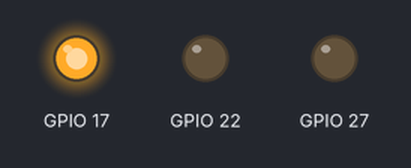
Bench run of a program on a simulated Raspberry Pi (BCM pin numbers). Parts: output pins drawn as LEDs (lit = HIGH). What the program prints to the terminal is not drawn. At 7.5 s the program stops and its outputs stay as they are.

Above: at 0.1 s.
At 0.6 s:
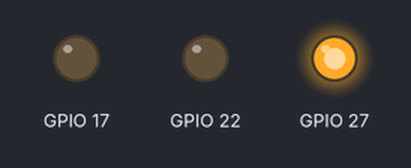
At 1.1 s:
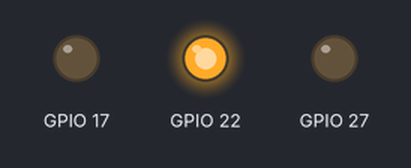
At 2.1 s:
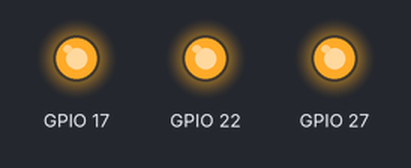
At 5.8 s:
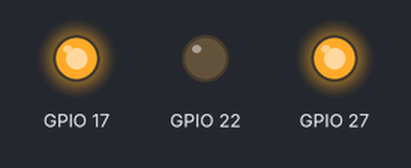
At 7.5 s:
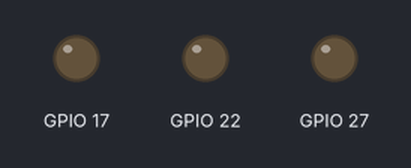
Timing chart, 0 to 9.0 s (numbered marks = the images above):
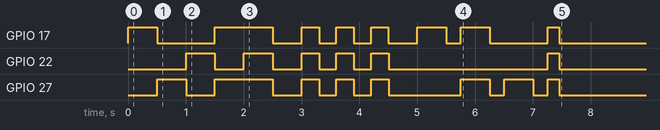

Measured:
- by itself, GPIO 17: LOW → HIGH at 0.00 s, → LOW 0.50 s later, → HIGH 1.0 s later, → LOW 1.0 s later, … (16 changes in this stretch)
- by itself, GPIO 22: LOW → HIGH at 1.0 s, → LOW 0.50 s later, → HIGH 0.50 s later, → LOW 0.50 s later, … (12 changes in this stretch)
- by itself, GPIO 27: LOW → HIGH at 0.50 s, → LOW 0.50 s later, → HIGH 0.50 s later, → LOW 1.0 s later, … (16 changes in this stretch)

The program:

rgb_led_controller.py
```python
"""
RGB LED 제어 모듈
라즈베리파이 GPIO PWM을 사용하여 RGB LED를 제어합니다.
"""
import time
from typing import Tuple, Optional
from dataclasses import dataclass

try:
    import RPi.GPIO as GPIO
    HAS_GPIO = True
except ImportError:
    HAS_GPIO = False
    print("[RGBLEDController] RPi.GPIO 없음. Mock 모드로 동작합니다.")


@dataclass
class RGBColor:
    """RGB 색상 정의"""
    r: int  # 0-255
    g: int  # 0-255
    b: int  # 0-255

    @classmethod
    def RED(cls) -> "RGBColor":
        return cls(255, 0, 0)

    @classmethod
    def GREEN(cls) -> "RGBColor":
        return cls(0, 255, 0)

    @classmethod
    def BLUE(cls) -> "RGBColor":
        return cls(0, 0, 255)

    @classmethod
    def WHITE(cls) -> "RGBColor":
        return cls(255, 255, 255)

    @classmethod
    def YELLOW(cls) -> "RGBColor":
        return cls(255, 255, 0)

    @classmethod
    def CYAN(cls) -> "RGBColor":
        return cls(0, 255, 255)

    @classmethod
    def MAGENTA(cls) -> "RGBColor":
        return cls(255, 0, 255)

    @classmethod
    def ORANGE(cls) -> "RGBColor":
        return cls(255, 165, 0)

    @classmethod
    def OFF(cls) -> "RGBColor":
        return cls(0, 0, 0)


class RGBLEDController:
    """RGB LED 제어 클래스 (PWM 사용)"""

    def __init__(
        self,
        red_pin: int = 17,
        green_pin: int = 27,
        blue_pin: int = 22,
        common_anode: bool = False,
        pwm_frequency: int = 1000
    ) -> None:
        """
        RGB LED 초기화

        Args:
            red_pin: 빨강 GPIO 핀 번호 (BCM)
            green_pin: 초록 GPIO 핀 번호 (BCM)
            blue_pin: 파랑 GPIO 핀 번호 (BCM)
            common_anode: Common Anode 타입이면 True
            pwm_frequency: PWM 주파수 (Hz)
        """
        self.red_pin = red_pin
        self.green_pin = green_pin
        self.blue_pin = blue_pin
        self.common_anode = common_anode
        self.pwm_frequency = pwm_frequency

        self._red_pwm: Optional[object] = None
        self._green_pwm: Optional[object] = None
        self._blue_pwm: Optional[object] = None
        self._initialized: bool = False

    def initialize(self) -> bool:
        """RGB LED 초기화"""
        if self._initialized:
            return True

        if not HAS_GPIO:
            print("[RGBLEDController] Mock 모드 초기화")
            self._initialized = True
            return True

        try:
            GPIO.setmode(GPIO.BCM)
            GPIO.setwarnings(False)

            # 핀 설정
            GPIO.setup(self.red_pin, GPIO.OUT)
            GPIO.setup(self.green_pin, GPIO.OUT)
            GPIO.setup(self.blue_pin, GPIO.OUT)

            # PWM 초기화
            self._red_pwm = GPIO.PWM(self.red_pin, self.pwm_frequency)
            self._green_pwm = GPIO.PWM(self.green_pin, self.pwm_frequency)
            self._blue_pwm = GPIO.PWM(self.blue_pin, self.pwm_frequency)

            # PWM 시작 (duty cycle 0%)
            self._red_pwm.start(0)
            self._green_pwm.start(0)
            self._blue_pwm.start(0)

            self._initialized = True
            print(f"[RGBLEDController] 초기화 완료 (R:{self.red_pin}, G:{self.green_pin}, B:{self.blue_pin})")
            return True

        except Exception as e:
            print(f"[RGBLEDController] 초기화 실패: {e}")
            return False

    def _value_to_duty(self, value: int) -> float:
        """RGB 값(0-255)을 duty cycle(0-100)로 변환"""
        duty = (value / 255) * 100
        if self.common_anode:
            duty = 100 - duty  # Common Anode는 반전
        return duty

    def set_color(self, color: RGBColor) -> None:
        """RGB 색상 설정"""
        if not self._initialized:
            self.initialize()

        if HAS_GPIO and self._red_pwm and self._green_pwm and self._blue_pwm:
            self._red_pwm.ChangeDutyCycle(self._value_to_duty(color.r))
            self._green_pwm.ChangeDutyCycle(self._value_to_duty(color.g))
            self._blue_pwm.ChangeDutyCycle(self._value_to_duty(color.b))
        else:
            print(f"[RGBLEDController] 색상 설정 (Mock): R={color.r}, G={color.g}, B={color.b}")

    def set_rgb(self, r: int, g: int, b: int) -> None:
        """RGB 값으로 색상 설정 (0-255)"""
        self.set_color(RGBColor(r, g, b))

    def off(self) -> None:
        """LED 끄기"""
        self.set_color(RGBColor.OFF())

    def on(self, color: Optional[RGBColor] = None) -> None:
        """LED 켜기"""
        if color is None:
            color = RGBColor.WHITE()
        self.set_color(color)

    def blink(
        self,
        times: int = 3,
        color: Optional[RGBColor] = None,
        on_duration: float = 0.3,
        off_duration: float = 0.3
    ) -> None:
        """
        LED 깜빡이기

        Args:
            times: 깜빡임 횟수
            color: 깜빡일 색상 (기본: 흰색)
            on_duration: 켜져있는 시간 (초)
            off_duration: 꺼져있는 시간 (초)
        """
        if color is None:
            color = RGBColor.WHITE()

        for i in range(times):
            self.set_color(color)
            time.sleep(on_duration)
            self.off()
            if i < times - 1:  # 마지막이 아니면 대기
                time.sleep(off_duration)

    def countdown_blink(
        self,
        count: int = 3,
        colors: Optional[list] = None,
        blink_duration: float = 0.5
    ) -> None:
        """
        카운트다운 깜빡임 (촬영 전 사용)

        Args:
            count: 카운트다운 숫자
            colors: 각 카운트에 사용할 색상 리스트 (기본: 빨강 → 노랑 → 초록)
            blink_duration: 각 깜빡임 지속 시간 (초)
        """
        if colors is None:
            # 기본: 빨강 → 노랑 → 초록 (신호등 순서)
            if count == 3:
                colors = [RGBColor.RED(), RGBColor.YELLOW(), RGBColor.GREEN()]
            elif count == 2:
                colors = [RGBColor.YELLOW(), RGBColor.GREEN()]
            else:
                colors = [RGBColor.GREEN()] * count

        for i, color in enumerate(colors[:count]):
            remaining = count - i
            print(f"📸 촬영까지 {remaining}...")
            self.set_color(color)
            time.sleep(blink_duration)
            self.off()
            time.sleep(blink_duration * 0.5)

        # 촬영 순간 흰색 플래시
        print("📸 찰칵!")
        self.set_color(RGBColor.WHITE())
        time.sleep(0.2)
        self.off()

    def rainbow_cycle(self, duration: float = 2.0, steps: int = 100) -> None:
        """무지개 색상 순환 (테스트용)"""
        delay = duration / steps

        for i in range(steps):
            # HSV to RGB 간단 변환
            h = i / steps
            if h < 1/6:
                r, g, b = 255, int(255 * h * 6), 0
            elif h < 2/6:
                r, g, b = int(255 * (2 - h * 6)), 255, 0
            elif h < 3/6:
                r, g, b = 0, 255, int(255 * (h * 6 - 2))
            elif h < 4/6:
                r, g, b = 0, int(255 * (4 - h * 6)), 255
            elif h < 5/6:
                r, g, b = int(255 * (h * 6 - 4)), 0, 255
            else:
                r, g, b = 255, 0, int(255 * (6 - h * 6))

            self.set_rgb(r, g, b)
            time.sleep(delay)

        self.off()

    def cleanup(self) -> None:
        """리소스 정리"""
        self.off()

        if HAS_GPIO:
            if self._red_pwm:
                self._red_pwm.stop()
            if self._green_pwm:
                self._green_pwm.stop()
            if self._blue_pwm:
                self._blue_pwm.stop()

            try:
                GPIO.cleanup([self.red_pin, self.green_pin, self.blue_pin])
            except Exception:
                pass

        self._initialized = False
        print("[RGBLEDController] 리소스 해제")

    def __enter__(self) -> "RGBLEDController":
        self.initialize()
        return self

    def __exit__(self, exc_type, exc_val, exc_tb) -> None:
        self.cleanup()


# 테스트
if __name__ == "__main__":
    print("🌈 RGB LED 테스트")

    with RGBLEDController(red_pin=17, green_pin=27, blue_pin=22) as led:
        print("\n1. 기본 색상 테스트")
        for name, color in [
            ("빨강", RGBColor.RED()),
            ("초록", RGBColor.GREEN()),
            ("파랑", RGBColor.BLUE()),
            ("노랑", RGBColor.YELLOW()),
            ("흰색", RGBColor.WHITE()),
        ]:
            print(f"  {name}")
            led.set_color(color)
            time.sleep(0.5)

        led.off()
        time.sleep(0.5)

        print("\n2. 깜빡임 테스트 (3회)")
        led.blink(times=3, color=RGBColor.WHITE())

        time.sleep(0.5)

        print("\n3. 카운트다운 테스트")
        led.countdown_blink(count=3)

        print("\n✅ 테스트 완료!")
```
